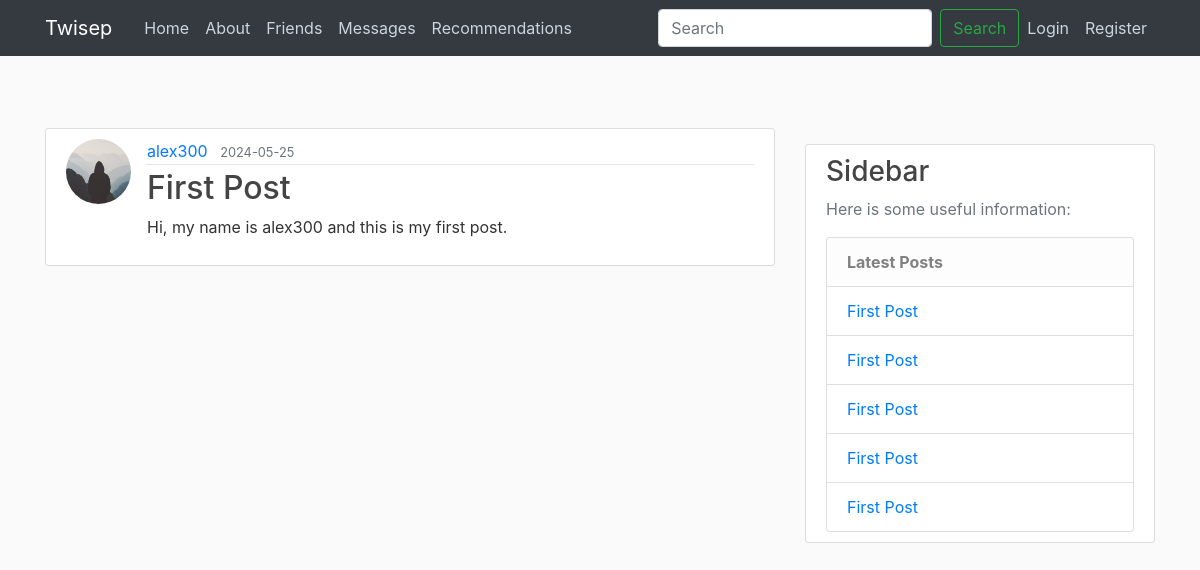
/post/300, run on the app's committed database.
### flaskblog/models.py (models this page shows, shortened)
class User(db.Model, UserMixin):
    id = db.Column(db.Integer, primary_key=True)
    username = db.Column(db.String(20), unique=True, nullable=False)
    email = db.Column(db.String(120), unique=True, nullable=False)
    image_file = db.Column(db.String(20), nullable=False, default='default.jpg')
    password = db.Column(db.String(60), nullable=False)
    biography = db.Column(db.Text, nullable=True)
    posts = db.relationship('Post', backref='author', lazy=True)
    comments = db.relationship('Comment', backref='author', lazy=True)
    likes = db.relationship('Like', backref='user', lazy=True)
    sent_messages = db.relationship('Message', foreign_keys='Message.sender_id', backref='message_sender', lazy=True)
    received_messages = db.relationship('Message', foreign_keys='Message.receiver_id', backref='message_receiver', lazy=True)
    notifications = db.relationship('Notification', backref='user', lazy=True)
    profile_settings = db.relationship('ProfileSettings', backref='user', uselist=False)
    interests = db.relationship('Interest', backref='user', lazy=True)
    conversations_as_user1 = db.relationship('Conversation', foreign_keys='Conversation.user1_id', backref='user1', lazy=True)
    conversations_as_user2 = db.relationship('Conversation', foreign_keys='Conversation.user2_id', backref='user2', lazy=True)
    friends = db.relationship(
        'User', secondary='friendship',
        primaryjoin=(Friendship.user_id == id),
        secondaryjoin=(Friendship.friend_id == id),
        backref=db.backref('friends_of', lazy='dynamic'), lazy='dynamic')

class Post(db.Model):
    id = db.Column(db.Integer, primary_key=True)
    title = db.Column(db.String(100), nullable=False)
    date_posted = db.Column(db.DateTime, nullable=False, default=datetime.utcnow)
    content = db.Column(db.Text, nullable=False)
    user_id = db.Column(db.Integer, db.ForeignKey('user.id'), nullable=False)
    comments = db.relationship('Comment', backref='post', lazy=True)
    likes = db.relationship('Like', backref='post', lazy=True)

### flaskblog/routes.py (the view)
@app.route("/post/<int:post_id>")
def post(post_id):
    post = Post.query.get_or_404(post_id)
    latest_posts = Post.query.order_by(Post.date_posted.desc()).limit(5).all()
    announcements = []
    if current_user.is_authenticated:
        announcements = Notification.query.filter_by(user_id=current_user.id).order_by(Notification.date_sent.desc()).limit(5).all()
    return render_template('post.html', title=post.title, post=post, latest_posts=latest_posts,
                           announcements=announcements)

### flaskblog/forms.py
class SearchUserForm(FlaskForm):
    username = StringField('Username', validators=[DataRequired(), Length(min=2, max=20)])
    submit = SubmitField('Search')

### flaskblog/routes.py (called while the page is built)
@app.context_processor
def inject_search_form():
    return {
        'search_form': SearchUserForm(),
        'csrf_token': generate_csrf()
    }

### flaskblog/templates/post.html (shortened to what this page needs)
{% extends "layout.html" %}
{% block content %}
  <article class="media content-section">
    <img class="rounded-circle article-img" src="{{ url_for('static', filename='profile_pics/' + post.author.image_file) }}">
    <div class="media-body">
      <div class="article-metadata">
        <a class="mr-2" href="#">{{ post.author.username }}</a>
        <small class="text-muted">{{ post.date_posted.strftime('%Y-%m-%d') }}</small>
      </div>
      <h2 class="article-title">{{ post.title }}</h2>
      <p class="article-content">{{ post.content }}</p>
    </div>
  </article>
{% endblock content %}

### flaskblog/templates/layout.html (shortened to what this page needs)
<!DOCTYPE html>
<html>
<head>
     <link rel="stylesheet" href="https://maxcdn.bootstrapcdn.com/bootstrap/4.0.0/css/bootstrap.min.css">
     <link rel="stylesheet" type="text/css" href="{{ url_for('static', filename='main.css') }}">
</head>
<body>
    <header class="site-header">
        <nav class="navbar navbar-expand-md navbar-dark bg-dark fixed-top">
            <div class="container">
                <a class="navbar-brand mr-4" href="/">Twisep</a>
                <div class="collapse navbar-collapse" id="navbarToggle">
                    <div class="navbar-nav mr-auto">
                        <a class="nav-item nav-link" href="{{ url_for('home') }}">Home</a>
                        <a class="nav-item nav-link" href="{{ url_for('about') }}">About</a>
                        <a class="nav-item nav-link" href="{{ url_for('friends') }}">Friends</a>
                        <a class="nav-item nav-link" href="{{ url_for('conversations') }}">Messages</a>
                        <a class="nav-item nav-link" href="{{ url_for('recommendations_page') }}">Recommendations</a>
                    </div>
                    <div class="navbar-nav ml-auto">
                        <form class="form-inline my-2 my-lg-0" method="POST" action="{{ url_for('search') }}">
                            {{ search_form.username(class="form-control mr-sm-2", placeholder="Search", aria_label="Search") }}
                            <button class="btn btn-outline-success my-2 my-sm-0" type="submit">Search</button>
                        </form>
                        {% if current_user.is_authenticated %}
                            <a class="nav-item nav-link" href="{{ url_for('account') }}">Account</a>
                            <a class="nav-item nav-link" href="{{ url_for('logout') }}">Logout</a>
                        {% else %}
                            <a class="nav-item nav-link" href="{{ url_for('login') }}">Login</a>
                            <a class="nav-item nav-link" href="{{ url_for('register') }}">Register</a>
                        {% endif %}
                    </div>
                </div>
            </div>
        </nav>
    </header>
    <main role="main" class="container mt-5 pt-5">
        <div class="row">
            <div class="col-md-8">
                {% block content %}{% endblock %}
            </div>
            <div class="col-md-4">
                <div class="content-section mt-3">
                    <h3>Sidebar</h3>
                    <p class='text-muted'>Here is some useful information:</p>
                    <ul class="list-group">
                        <li class="list-group-item list-group-item-light"><strong>Latest Posts</strong></li>
                        {% for post in latest_posts %}
                        <li class="list-group-item"><a href="{{ url_for('post', post_id=post.id) }}">{{ post.title }}</a></li>
                        {% endfor %}
                    </ul>
                </div>
            </div>
        </div>
    </main>
</body>
</html>

### flaskblog/static/main.css (style rules this page uses)
body { background: #fafafa; color: #333333; margin-top: 5rem; }
h1, h2, h3, h4, h5, h6 { color: #444444; }
.site-header .navbar-nav .nav-link { color: #cbd5db; }
.content-section { background: #ffffff; padding: 10px 20px; border: 1px solid #dddddd; border-radius: 3px; margin-bottom: 20px; }
.article-title { color: #444444; }
.article-content { white-space: pre-line; }
.article-img { height: 65px; width: 65px; margin-right: 16px; }
.article-metadata { padding-bottom: 1px; margin-bottom: 4px; border-bottom: 1px solid #e3e3e3 }

### data on the page
User: image_file (placeholder picture), author.username "alex300"
Post: date_posted "2024-05-25", title "First Post", content "Hi, my name is alex300 and this is my first post."
Post: title "First Post"
Post: title "First Post"
Post: title "First Post"
Post: title "First Post"
